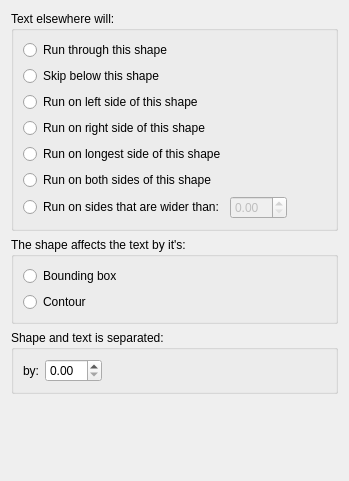
<?xml version="1.0" encoding="UTF-8"?>
<ui version="4.0">
 <class>KWRunAroundProperties</class>
 <widget class="QWidget" name="KWRunAroundProperties">
  <property name="geometry">
   <rect>
    <x>0</x>
    <y>0</y>
    <width>349</width>
    <height>481</height>
   </rect>
  </property>
  <layout class="QVBoxLayout" name="verticalLayout_4">
   <item>
    <widget class="QGroupBox" name="groupBox_3">
     <property name="title">
      <string>Text elsewhere will:</string>
     </property>
     <property name="flat">
      <bool>true</bool>
     </property>
     <layout class="QVBoxLayout" name="verticalLayout">
      <item>
       <widget class="QRadioButton" name="runThrough">
        <property name="text">
         <string>Run through this shape</string>
        </property>
       </widget>
      </item>
      <item>
       <widget class="QRadioButton" name="noRunaround">
        <property name="text">
         <string>Skip below this shape</string>
        </property>
       </widget>
      </item>
      <item>
       <widget class="QRadioButton" name="left">
        <property name="text">
         <string>Run on left side of this shape</string>
        </property>
       </widget>
      </item>
      <item>
       <widget class="QRadioButton" name="right">
        <property name="text">
         <string>Run on right side of this shape</string>
        </property>
       </widget>
      </item>
      <item>
       <widget class="QRadioButton" name="longest">
        <property name="text">
         <string>Run on longest side of this shape</string>
        </property>
       </widget>
      </item>
      <item>
       <widget class="QRadioButton" name="both">
        <property name="text">
         <string>Run on both sides of this shape</string>
        </property>
       </widget>
      </item>
      <item>
       <layout class="QHBoxLayout" name="horizontalLayout">
        <property name="leftMargin">
         <number>0</number>
        </property>
        <item>
         <widget class="QRadioButton" name="enough">
          <property name="text">
           <string>Run on sides that are wider than:</string>
          </property>
         </widget>
        </item>
        <item>
         <widget class="KoUnitDoubleSpinBox" name="threshold">
          <property name="enabled">
           <bool>false</bool>
          </property>
         </widget>
        </item>
        <item>
         <spacer name="spacer">
          <property name="orientation">
           <enum>Qt::Horizontal</enum>
          </property>
          <property name="sizeHint" stdset="0">
           <size>
            <width>20</width>
            <height>20</height>
           </size>
          </property>
         </spacer>
        </item>
       </layout>
      </item>
     </layout>
    </widget>
   </item>
   <item>
    <widget class="QGroupBox" name="groupBox">
     <property name="title">
      <string>The shape affects the text by it's:</string>
     </property>
     <property name="flat">
      <bool>true</bool>
     </property>
     <layout class="QVBoxLayout" name="verticalLayout_2">
      <item>
       <widget class="QRadioButton" name="box">
        <property name="text">
         <string>Bounding box</string>
        </property>
       </widget>
      </item>
      <item>
       <widget class="QRadioButton" name="outside">
        <property name="text">
         <string>Contour</string>
        </property>
       </widget>
      </item>
     </layout>
    </widget>
   </item>
   <item>
    <widget class="QGroupBox" name="groupBox_2">
     <property name="title">
      <string>Shape and text is separated:</string>
     </property>
     <property name="flat">
      <bool>true</bool>
     </property>
     <layout class="QVBoxLayout" name="verticalLayout_3">
      <item>
       <layout class="QHBoxLayout">
        <property name="spacing">
         <number>6</number>
        </property>
        <property name="margin">
         <number>0</number>
        </property>
        <item>
         <widget class="QLabel" name="label_5">
          <property name="text">
           <string>by:</string>
          </property>
          <property name="buddy">
           <cstring>distance</cstring>
          </property>
         </widget>
        </item>
        <item>
         <widget class="KoUnitDoubleSpinBox" name="distance"/>
        </item>
        <item>
         <spacer>
          <property name="orientation">
           <enum>Qt::Horizontal</enum>
          </property>
          <property name="sizeHint" stdset="0">
           <size>
            <width>20</width>
            <height>20</height>
           </size>
          </property>
         </spacer>
        </item>
       </layout>
      </item>
     </layout>
     <zorder></zorder>
    </widget>
   </item>
   <item>
    <spacer>
     <property name="orientation">
      <enum>Qt::Vertical</enum>
     </property>
     <property name="sizeHint" stdset="0">
      <size>
       <width>20</width>
       <height>16</height>
      </size>
     </property>
    </spacer>
   </item>
  </layout>
 </widget>
 <customwidgets>
  <customwidget>
   <class>KoUnitDoubleSpinBox</class>
   <extends>QDoubleSpinBox</extends>
   <header>KoUnitDoubleSpinBox.h</header>
  </customwidget>
 </customwidgets>
 <resources/>
 <connections/>
</ui>
